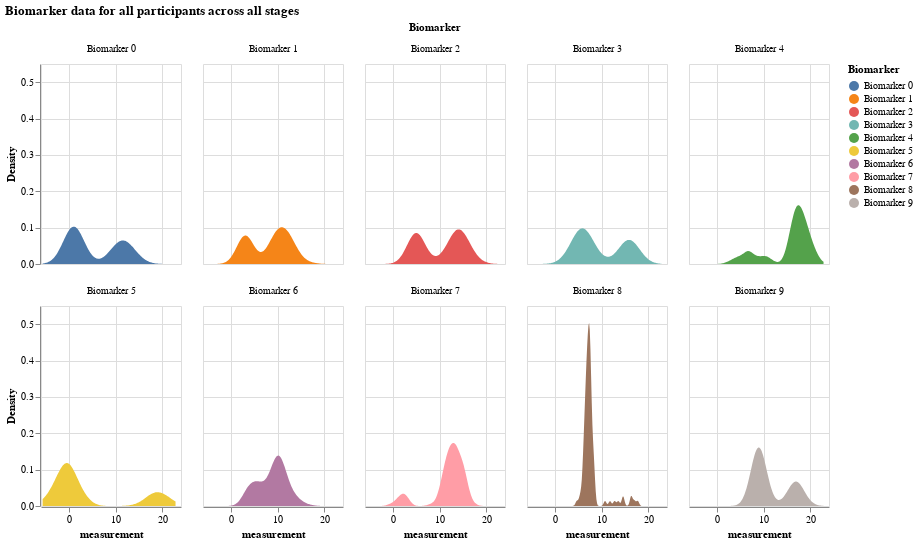

Notebook source saved alongside this figure:
### Markdown cell above
## Visualizing simulated results

With the above data structure, we can visualize the following data:

- Distribution of all biomarker values by biomarker
- Distribution of all biomarker values when the participant is at a certain disease stage
- Comparing a certain biomarker data 
- A certain participant's data

### Distribution of all biomarker values by biomarker

### Code cell
df = pd.DataFrame(X, columns = [f"Biomarker {i}" for i in range(N)])

# make this dataframe wide to long 
df_long = df.melt(var_name = "Biomarker", value_name="Value")

# exapand the value column into a dataframe
values_df = df_long['Value'].apply(pd.Series)
values_df.columns = ['participant', 'measurement', 'k_j', 'S_n', 'affected_or_not']

# join values_df with df_long
df_expanded = df_long.drop('Value', axis = 1).join(values_df)

alt.Chart(df_expanded).transform_density(
    'measurement',
    as_=['measurement', 'Density'],
    groupby=['Biomarker']
).mark_area().encode(
    x="measurement:Q",
    y="Density:Q",
    facet = alt.Facet(
        "Biomarker:N",
        columns = 5
    ),
    color=alt.Color(
        'Biomarker:N'
    )
).properties(
    width= 140,
    height = 200,
).properties(
    title='Biomarker data for all participants across all stages'
)

### Figure 1 — Vega-Lite specification as saved in the notebook (floating-point values rounded to 4 significant figures; data arrays with more than 128 entries replaced by an {"elided": "..."} marker saying what was removed)
{"config": {"view": {"continuousWidth": 300, "continuousHeight": 300}}, "data": {"name": "data-ff7d158602c4f5be8b311a212994722a"}, "mark": {"type": "area"}, "encoding": {"color": {"field": "Biomarker", "type": "nominal"}, "facet": {"columns": 5, "field": "Biomarker", "type": "nominal"}, "x": {"field": "measurement", "type": "quantitative"}, "y": {"field": "Density", "type": "quantitative"}}, "height": 200, "title": "Biomarker data for all participants across all stages", "transform": [{"density": "measurement", "groupby": ["Biomarker"], "as": ["measurement", "Density"]}], "width": 140, "$schema": "https://vega.github.io/schema/vega-lite/v5.16.3.json", "datasets": {"data-ff7d158602c4f5be8b311a212994722a": {"elided": "1000 records"}}}
